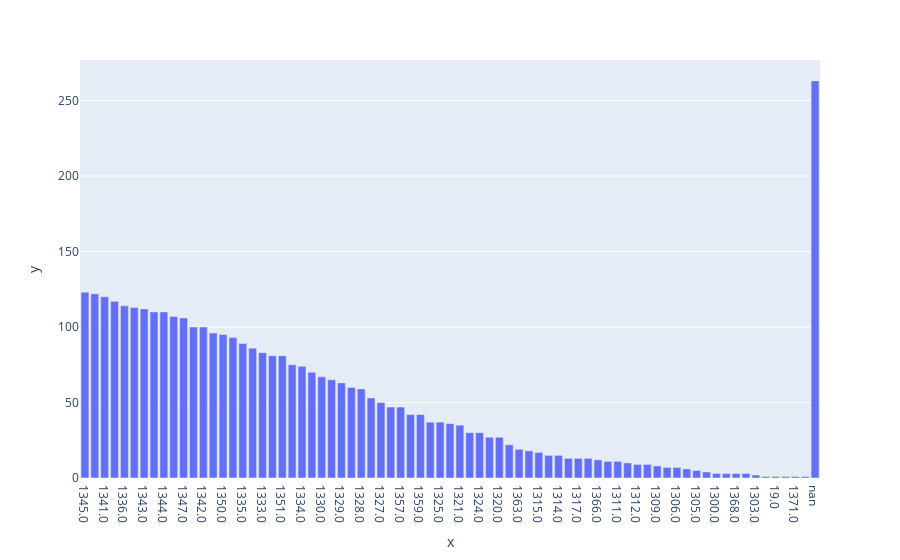

The notebook cell this image was saved under:
### Code cell
# plot bar chart of Family column (x values, y counts)
stats = df[col_name].value_counts().to_dict()
stats = {str(k): v for k, v in stats.items()}
stats['nan'] = df[col_name].isna().sum()
fig = px.bar(x=list(stats.keys()), y=list(stats.values()))
fig.show()

### Figure 1 — Plotly figure (JSON) as saved in the notebook; plotly's stock layout.template omitted (floating-point values rounded to 4 significant figures)
{"data": [{"alignmentgroup": "True", "hovertemplate": "x=%{x}<br>y=%{y}<extra></extra>", "legendgroup": "", "marker": {"color": "#636efa", "pattern": {"shape": ""}}, "name": "", "offsetgroup": "", "orientation": "v", "showlegend": false, "textposition": "auto", "type": "bar", "x": ["1345.0", "1337.0", "1341.0", "1339.0", "1336.0", "1340.0", "1343.0", "1346.0", "1344.0", "1349.0", "1347.0", "1348.0", "1342.0", "1338.0", "1350.0", "1332.0", "1335.0", "1352.0", "1333.0", "1353.0", "1351.0", "1355.0", "1334.0", "1331.0", "1330.0", "1354.0", "1329.0", "1356.0", "1328.0", "1326.0", "1327.0", "1358.0", "1357.0", "1360.0", "1359.0", "1323.0", "1325.0", "1322.0", "1321.0", "1361.0", "1324.0", "1319.0", "1320.0", "1313.0", "1363.0", "1316.0", "1315.0", "1362.0", "1314.0", "1310.0", "1317.0", "1318.0", "1366.0", "1364.0", "1311.0", "1365.0", "1312.0", "1308.0", "1309.0", "1367.0", "1306.0", "1369.0", "1305.0", "1304.0", "1300.0", "1307.0", "1368.0", "1370.0", "1303.0", "1302.0", "19.0", "1968.0", "1371.0", "39.0", "nan"], "xaxis": "x", "y": [123, 122, 120, 117, 114, 113, 112, 110, 110, 107, 106, 100, 100, 96, 95, 93, 89, 86, 83, 81, 81, 75, 74, 70, 67, 65, 63, 60, 59, 53, 50, 47, 47, 42, 42, 37, 37, 36, 35, 30, 30, 27, 27, 22, 19, 18, 17, 15, 15, 13, 13, 13, 12, 11, 11, 10, 9, 9, 8, 7, 7, 6, 5, 4, 3, 3, 3, 3, 2, 1, 1, 1, 1, 1, 263], "yaxis": "y"}], "layout": {"barmode": "relative", "legend": {"tracegroupgap": 0}, "margin": {"t": 60}, "xaxis": {"anchor": "y", "domain": [0, 1], "title": {"text": "x"}}, "yaxis": {"anchor": "x", "domain": [0, 1], "title": {"text": "y"}}}}
